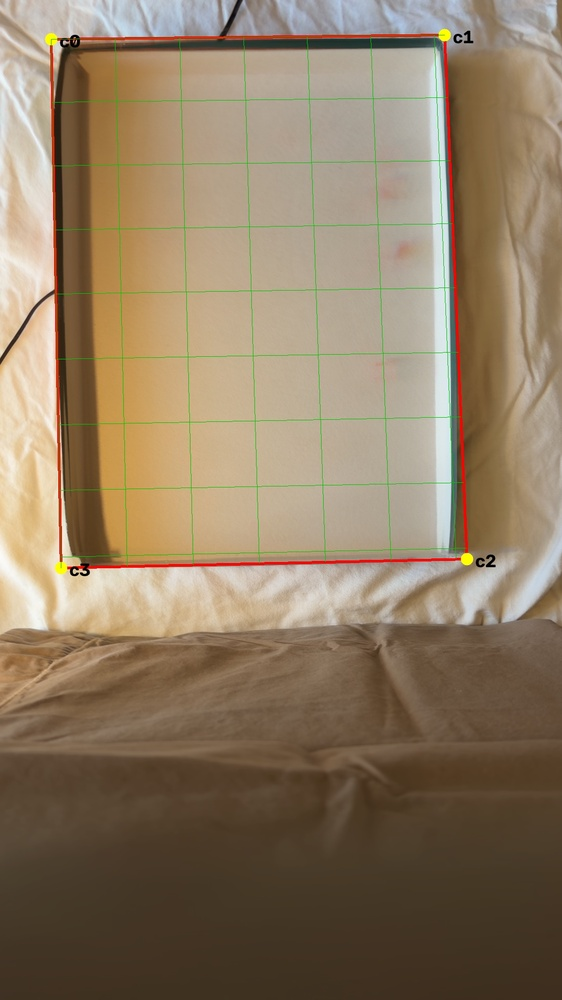
#> input picture data/calib/calibration_check.jpg, 562 x 1000 px, shrunk from 1080 x 1920 before the run
$ python -i calib.py   (imports and definitions only)
#> lines starting #> are read from the running program, lines starting #| are printed output that depends on the picture; after the words box and inside, x2 and y2 are one past the last pixel; in counts of white or black regions, pixels touching at a corner belong together
#> further down, picture is the input picture: shape (1000, 562, 3); mean B, G, R 99.2, 123.9, 142.7
"""Box calibration: four inner-floor corners in pixels -> homography to box metres.

The phone never moves between clips, so one calibration serves a whole session.
Corner order: c0 is the box origin, c1 is along the short side (size_x),
c2 is the opposite corner, c3 closes the loop along the long side (size_y).
Handedness does not matter physically (pushing is mirror-symmetric) but must
stay fixed across clips, which a single calibration guarantees.
"""
from __future__ import annotations

import json
from dataclasses import dataclass
from pathlib import Path

import cv2
import numpy as np


@dataclass
class BoxCalibration:
    corners_px: np.ndarray      # (4, 2)
    size_x: float
    size_y: float
    image_wh: tuple[int, int]
    H: np.ndarray = None        # pixel -> metres

    # [10 lines left out: functions __post_init__, to_box, not called in this run]

    def to_px(self, xy) -> np.ndarray:
        p = np.asarray(xy, dtype=np.float64).reshape(-1, 1, 2)
        return cv2.perspectiveTransform(p, self.H_inv).reshape(np.shape(xy))

    def px_per_m(self) -> float:
        d = [np.linalg.norm(self.corners_px[(i + 1) % 4] - self.corners_px[i]) for i in range(4)]
        return float((d[0] + d[2]) / 2 / self.size_x + (d[1] + d[3]) / 2 / self.size_y) / 2

    def save(self, path):
        Path(path).write_text(json.dumps(dict(corners_px=self.corners_px.tolist(), size_x=self.size_x,
                                              size_y=self.size_y, image_wh=list(self.image_wh)), indent=1))

    # [34 lines left out: functions load, order_corners, median_background, not called in this run]


def fit_rim_lines(img, v_dark=100, min_votes=200, group_px=70, edge="outer"):
    """Primary detector: the four rim edges are the longest straight dark lines
    in the median background. Hough-fit them and intersect.

    ``edge="outer"`` picks, per side, the dark line farthest from the centre.
    The outer boundary of the rim is dark-against-white on all four sides,
    whereas the inner boundary is ambiguous where a wall's inner face is in
    shadow (it merges with the rim into one wide dark band). The rectangle is
    therefore the OUTER rim, i.e. inner floor size + 2 x wall thickness.
    Returns a (4, 2) quad or None."""
#> called with v_dark = 100, min_votes = 200, group_px = 70, edge = 'outer'
    H, W = img.shape[:2]
#> H = 1000; W = 562
    hsv = cv2.cvtColor(img, cv2.COLOR_BGR2HSV)
#> hsv: shape (1000, 562, 3); mean H, S, V 21.2, 89.6, 143.9
    dark = (hsv[..., 2] < v_dark).astype(np.uint8) * 255
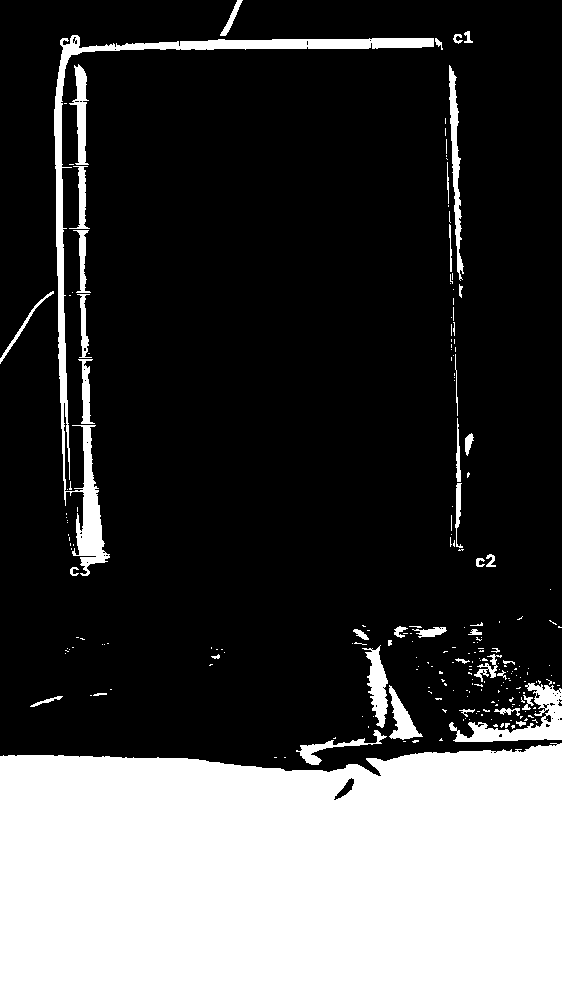
#> dark: shape (1000, 562); 27.8% white; 231 white regions (186 under 20 px), largest, box (x1, y1, x2, y2) and area: (0, 743, 562, 1000) 135717, (54, 35, 434, 576) 8500, (449, 683, 562, 742) 2240
    dark = cv2.morphologyEx(dark, cv2.MORPH_OPEN, np.ones((3, 3), np.uint8))
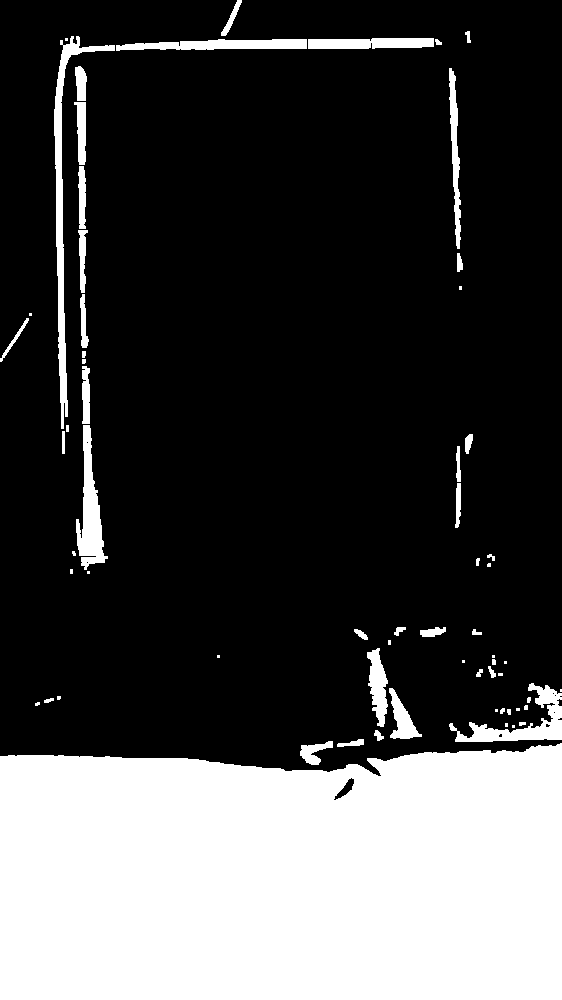
#> dark: shape (1000, 562); 27.3% white; 65 white regions (22 under 20 px), largest, box (x1, y1, x2, y2) and area: (0, 743, 562, 1000) 135676, (54, 36, 115, 429) 2997, (76, 425, 108, 570) 2107
    edges = cv2.Canny(dark, 50, 150)
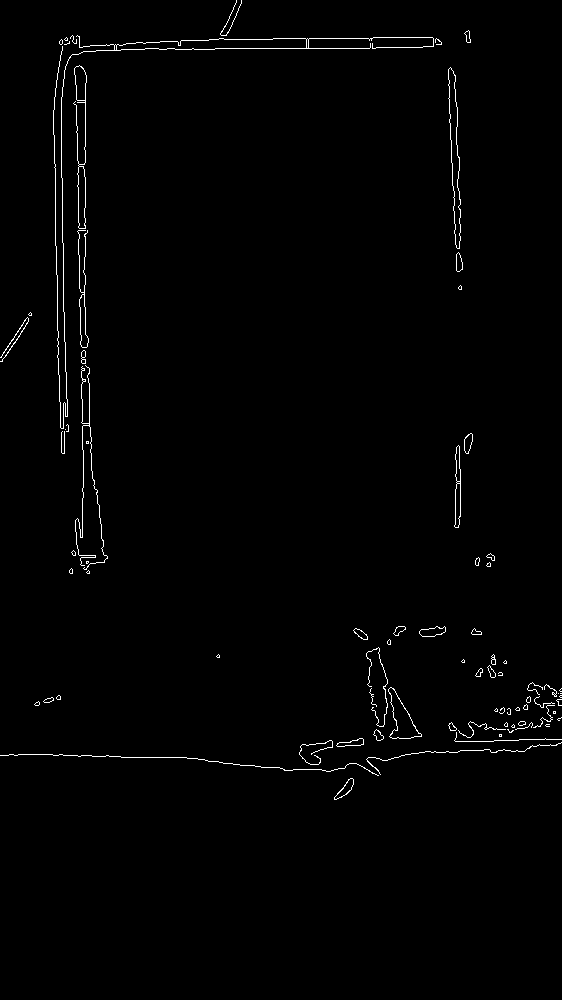
#> edges: shape (1000, 562); 1.1% white in thin lines or dots, all inside (x1, y1, x2, y2) = (0, 0, 562, 800)
    lines = cv2.HoughLines(edges, 1, np.pi / 360, min_votes)
#> lines = [[-74, 3.12], [86, 0.00873], [85, 0]]
    if lines is None:
        return None
    lines = lines[:, 0, :]  # (rho, theta), strongest first
    cx, cy = W / 2, H / 2
#> cx = 281; cy = 500
    groups = {"left": [], "right": [], "top": [], "bottom": []}
    for rho, th in lines:
        if abs(np.sin(th)) < 0.35:        # roughly x = const
            x_c = (rho - cy * np.sin(th)) / np.cos(th)
            groups["left" if x_c < cx else "right"].append((rho, th, x_c))
        elif abs(np.cos(th)) < 0.35:      # roughly y = const
            y_c = (rho - cx * np.cos(th)) / np.sin(th)
            groups["top" if y_c < cy else "bottom"].append((rho, th, y_c))
#> this loop made 3 passes
#> (rho, th, x_c) on passes 1 to 3: (-74, 3.12, 82.74), (86, 0.00873, 81.64), (85, 0, 85)
    sel = {}
    for k, g in groups.items():
        if not g:
            return None
        g = np.array(g)
        near = g[np.abs(g[:, 2] - g[0, 2]) < group_px]      # lines of the same rim edge
        want_min = (k in ("left", "top")) == (edge == "outer")
        pick = near[np.argmin(near[:, 2])] if want_min else near[np.argmax(near[:, 2])]
        sel[k] = pick[:2]

    def inter(l1, l2):
        A = np.array([[np.cos(l1[1]), np.sin(l1[1])], [np.cos(l2[1]), np.sin(l2[1])]])
        return np.linalg.solve(A, np.array([l1[0], l2[0]]))

    return np.array([inter(sel["top"], sel["left"]), inter(sel["top"], sel["right"]),
                     inter(sel["bottom"], sel["right"]), inter(sel["bottom"], sel["left"])])


# [23 lines left out: functions detect_box, draw_calibration, not called in this run]

>>> import cv2
>>> picture = cv2.imread('../../../data/calib/calibration_check.jpg')
>>> result = fit_rim_lines(picture)

$ run again, on data/calib/per_clip_sheet.jpg
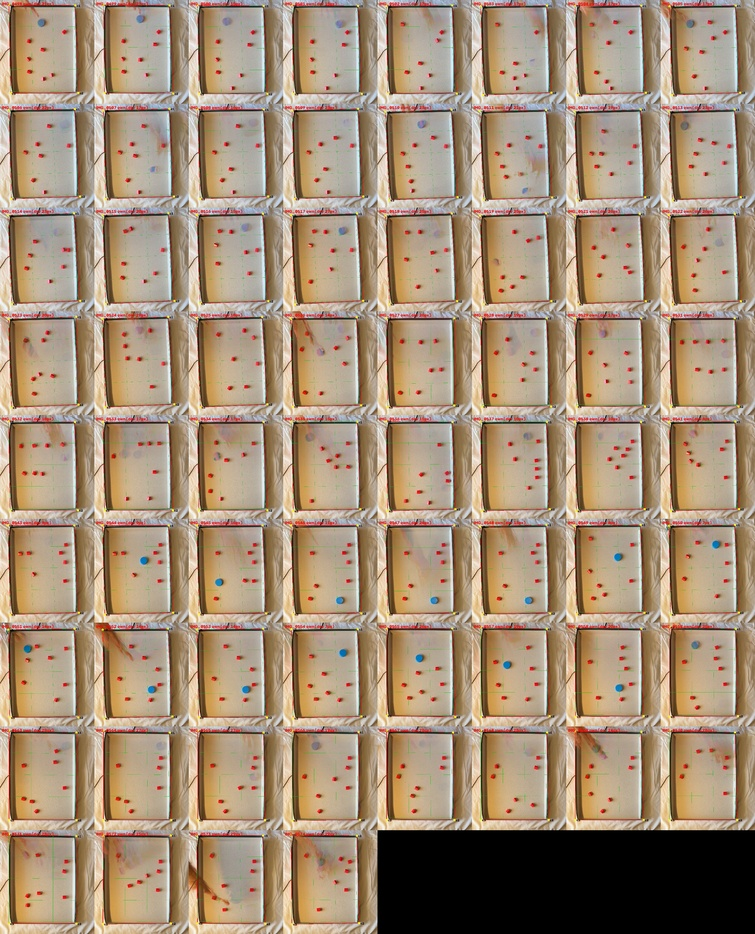
#> input picture data/calib/per_clip_sheet.jpg, 755 x 934 px, shrunk from 2400 x 2970 before the run
#> picture is the input picture: shape (934, 755, 3); mean B, G, R 119.6, 143.2, 165.2
#> hsv: shape (934, 755, 3); mean H, S, V 22.4, 73.3, 165.9
#> in fit_rim_lines, `dark = (hsv[..., 2] < v_dark).astype(np.uint8) * 255`:
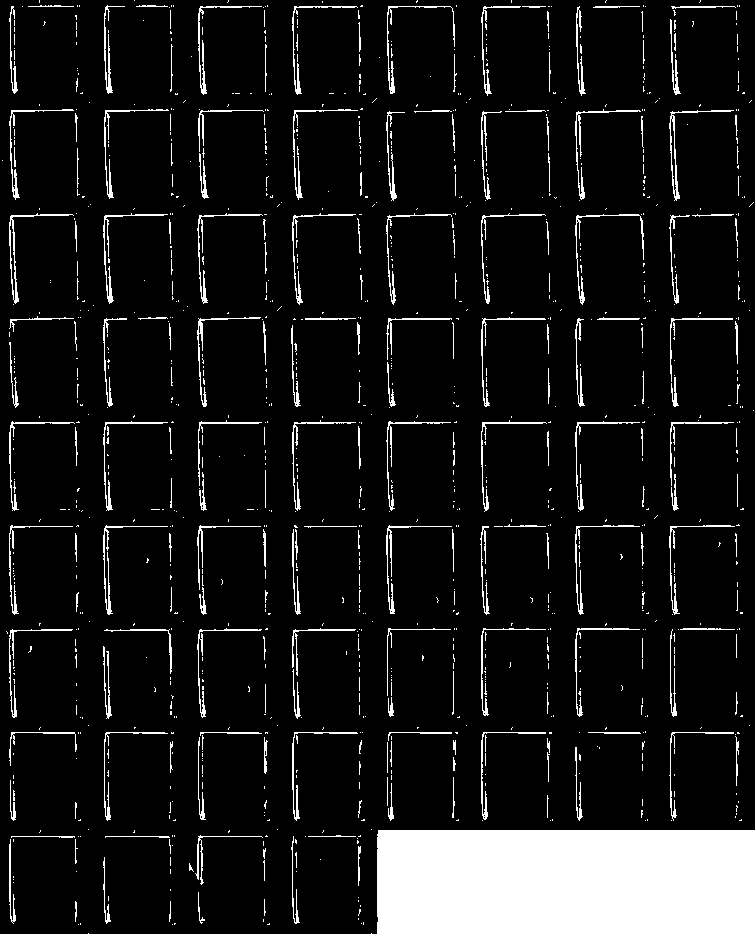
#> dark: shape (934, 755); 9.6% white; 1107 white regions (908 under 20 px), largest, box (x1, y1, x2, y2) and area: (377, 830, 755, 934) 39301, (9, 213, 74, 304) 413, (669, 110, 734, 201) 403
#> in fit_rim_lines, `edges = cv2.Canny(dark, 50, 150)`:
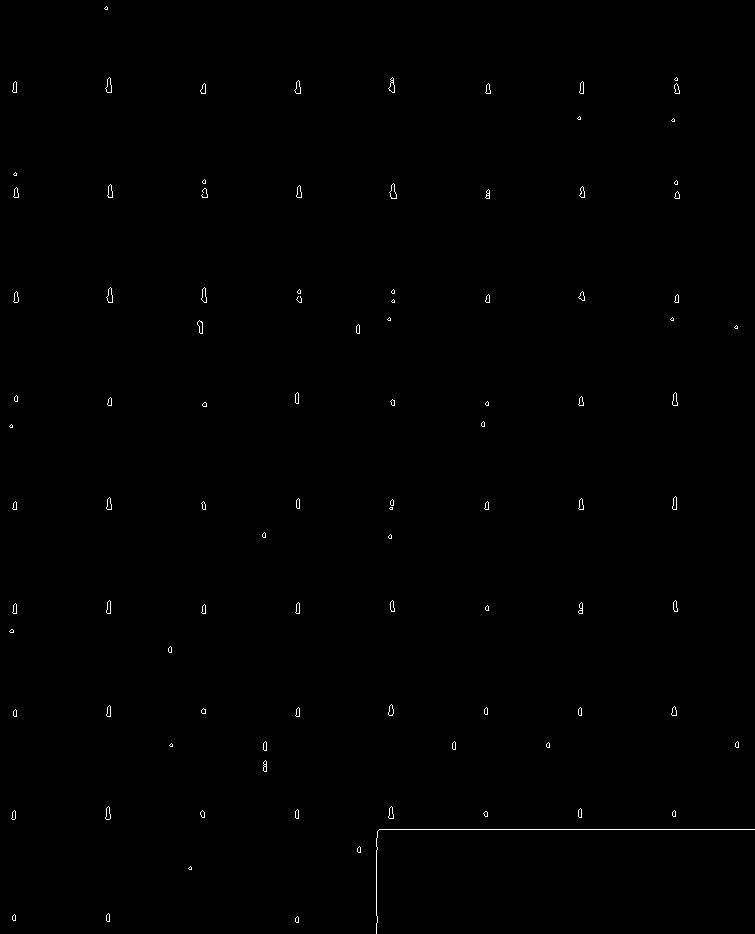
#> edges: shape (934, 755); 0.33% white in thin lines or dots
#> lines = [[829, 1.57]]
#> the loop in fit_rim_lines, `for rho, th in lines:` made 1 pass
#> (rho, th, y_c) on pass 1: (829, 1.57, 829)
